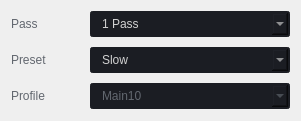
               <widget class="QWidget" name="layoutWidget_2">
                <property name="geometry">
                 <rect>
                  <x>480</x>
                  <y>140</y>
                  <width>301</width>
                  <height>121</height>
                 </rect>
                </property>
                <layout class="QHBoxLayout" name="horizontalLayout_6">
                 <item>
                  <layout class="QVBoxLayout" name="verticalLayout_7">
                   <property name="spacing">
                    <number>10</number>
                   </property>
                   <item>
                    <widget class="QLabel" name="label_credits_30">
                     <property name="minimumSize">
                      <size>
                       <width>0</width>
                       <height>26</height>
                      </size>
                     </property>
                     <property name="maximumSize">
                      <size>
                       <width>16777215</width>
                       <height>26</height>
                      </size>
                     </property>
                     <property name="styleSheet">
                      <string notr="true">color: rgb(98, 103, 111);</string>
                     </property>
                     <property name="text">
                      <string>Pass</string>
                     </property>
                    </widget>
                   </item>
                   <item>
                    <widget class="QLabel" name="label_credits_21">
                     <property name="minimumSize">
                      <size>
                       <width>0</width>
                       <height>26</height>
                      </size>
                     </property>
                     <property name="maximumSize">
                      <size>
                       <width>16777215</width>
                       <height>26</height>
                      </size>
                     </property>
                     <property name="styleSheet">
                      <string notr="true">color: rgb(98, 103, 111);</string>
                     </property>
                     <property name="text">
                      <string>Preset</string>
                     </property>
                    </widget>
                   </item>
                   <item>
                    <widget class="QLabel" name="label_credits_22">
                     <property name="minimumSize">
                      <size>
                       <width>0</width>
                       <height>26</height>
                      </size>
                     </property>
                     <property name="maximumSize">
                      <size>
                       <width>16777215</width>
                       <height>26</height>
                      </size>
                     </property>
                     <property name="styleSheet">
                      <string notr="true">color: rgb(98, 103, 111);</string>
                     </property>
                     <property name="text">
                      <string>Profile</string>
                     </property>
                    </widget>
                   </item>
                   <item>
                    <spacer name="verticalSpacer_6">
                     <property name="orientation">
                      <enum>Qt::Vertical</enum>
                     </property>
                     <property name="sizeHint" stdset="0">
                      <size>
                       <width>20</width>
                       <height>40</height>
                      </size>
                     </property>
                    </spacer>
                   </item>
                  </layout>
                 </item>
                 <item>
                  <layout class="QVBoxLayout" name="verticalLayout_8">
                   <property name="spacing">
                    <number>10</number>
                   </property>
                   <item>
                    <widget class="QComboBox" name="comboBox_pass">
                     <property name="enabled">
                      <bool>true</bool>
                     </property>
                     <property name="sizePolicy">
                      <sizepolicy hsizetype="Preferred" vsizetype="Fixed">
                       <horstretch>0</horstretch>
                       <verstretch>0</verstretch>
                      </sizepolicy>
                     </property>
                     <property name="minimumSize">
                      <size>
                       <width>200</width>
                       <height>26</height>
                      </size>
                     </property>
                     <property name="maximumSize">
                      <size>
                       <width>200</width>
                       <height>26</height>
                      </size>
                     </property>
                     <property name="contextMenuPolicy">
                      <enum>Qt::DefaultContextMenu</enum>
                     </property>
                     <property name="autoFillBackground">
                      <bool>false</bool>
                     </property>
                     <property name="styleSheet">
                      <string notr="true">QComboBox{
	color: rgb(210, 210, 210);
	background-color: rgb(27, 29, 35);
	border-radius: 3px;
	border: 2px solid rgb(27, 29, 35);
	padding: 3px;
	padding-left: 10px;
}
QComboBox:disabled{
	color: rgb(98, 103, 111);
	background-color: rgb(27, 29, 35);
	border-radius: 3px;
	border: 2px solid rgb(27, 29, 35);
	padding: 3px;
	padding-left: 10px;
}
QComboBox:hover{
	border: 2px solid rgb(64, 71, 88);
}
QComboBox::drop-down {
	subcontrol-origin: padding;
	subcontrol-position: top right;
	width: 25px; 
	border-left-width: 3px;
	border-left-color: rgba(39, 44, 54, 150);
	border-left-style: solid;
	border-top-right-radius: 3px;
	border-bottom-right-radius: 3px;	
	background-image: url(:/16x16/icons/16x16/cil-arrow-bottom.png);
	background-position: center;
	background-repeat: no-reperat;
 }
QComboBox QAbstractItemView {
	color: rgb(85, 170, 255);	
	background-color: rgb(27, 29, 35);
	padding: 10px;
	selection-background-color: rgb(39, 44, 54);
}</string>
                     </property>
                     <property name="maxCount">
                      <number>20</number>
                     </property>
                     <property name="insertPolicy">
                      <enum>QComboBox::InsertAtBottom</enum>
                     </property>
                     <property name="sizeAdjustPolicy">
                      <enum>QComboBox::AdjustToContentsOnFirstShow</enum>
                     </property>
                     <property name="iconSize">
                      <size>
                       <width>16</width>
                       <height>16</height>
                      </size>
                     </property>
                     <property name="placeholderText">
                      <string notr="true"/>
                     </property>
                     <property name="frame">
                      <bool>true</bool>
                     </property>
                     <item>
                      <property name="text">
                       <string>1 Pass</string>
                      </property>
                     </item>
                     <item>
                      <property name="text">
                       <string>2 Pass</string>
                      </property>
                     </item>
                    </widget>
                   </item>
                   <item>
                    <widget class="QComboBox" name="comboBox_preset">
                     <property name="enabled">
                      <bool>true</bool>
                     </property>
                     <property name="minimumSize">
                      <size>
                       <width>200</width>
                       <height>26</height>
                      </size>
                     </property>
                     <property name="maximumSize">
                      <size>
                       <width>200</width>
                       <height>26</height>
                      </size>
                     </property>
                     <property name="autoFillBackground">
                      <bool>false</bool>
                     </property>
                     <property name="styleSheet">
                      <string notr="true">QComboBox{
	color: rgb(210, 210, 210);
	background-color: rgb(27, 29, 35);
	border-radius: 3px;
	border: 2px solid rgb(27, 29, 35);
	padding: 3px;
	padding-left: 10px;
}
QComboBox:disabled{
	color: rgb(98, 103, 111);
	background-color: rgb(27, 29, 35);
	border-radius: 3px;
	border: 2px solid rgb(27, 29, 35);
	padding: 3px;
	padding-left: 10px;
}
QComboBox:hover{
	border: 2px solid rgb(64, 71, 88);
}
QComboBox::drop-down {
	subcontrol-origin: padding;
	subcontrol-position: top right;
	width: 25px; 
	border-left-width: 3px;
	border-left-color: rgba(39, 44, 54, 150);
	border-left-style: solid;
	border-top-right-radius: 3px;
	border-bottom-right-radius: 3px;	
	background-image: url(:/16x16/icons/16x16/cil-arrow-bottom.png);
	background-position: center;
	background-repeat: no-reperat;
 }
QComboBox QAbstractItemView {
	color: rgb(85, 170, 255);	
	background-color: rgb(27, 29, 35);
	padding: 10px;
	selection-background-color: rgb(39, 44, 54);
}</string>
                     </property>
                     <property name="currentIndex">
                      <number>6</number>
                     </property>
                     <property name="maxCount">
                      <number>20</number>
                     </property>
                     <property name="iconSize">
                      <size>
                       <width>16</width>
                       <height>16</height>
                      </size>
                     </property>
                     <property name="placeholderText">
                      <string notr="true"/>
                     </property>
                     <property name="frame">
                      <bool>true</bool>
                     </property>
                     <item>
                      <property name="text">
                       <string>Ultrafast</string>
                      </property>
                     </item>
                     <item>
                      <property name="text">
                       <string>Superfast</string>
                      </property>
                     </item>
                     <item>
                      <property name="text">
                       <string>Veryfast</string>
                      </property>
                     </item>
                     <item>
                      <property name="text">
                       <string>Faster</string>
                      </property>
                     </item>
                     <item>
                      <property name="text">
                       <string>Fast</string>
                      </property>
                     </item>
                     <item>
                      <property name="text">
                       <string>Medium</string>
                      </property>
                     </item>
                     <item>
                      <property name="text">
                       <string>Slow</string>
                      </property>
                     </item>
                     <item>
                      <property name="text">
                       <string>Slower</string>
                      </property>
                     </item>
                     <item>
                      <property name="text">
                       <string>Very slow</string>
                      </property>
                     </item>
                    </widget>
                   </item>
                   <item>
                    <widget class="QComboBox" name="comboBox_profile">
                     <property name="enabled">
                      <bool>false</bool>
                     </property>
                     <property name="minimumSize">
                      <size>
                       <width>200</width>
                       <height>26</height>
                      </size>
                     </property>
                     <property name="maximumSize">
                      <size>
                       <width>200</width>
                       <height>26</height>
                      </size>
                     </property>
                     <property name="autoFillBackground">
                      <bool>false</bool>
                     </property>
                     <property name="styleSheet">
                      <string notr="true">QComboBox{
	color: rgb(210, 210, 210);
	background-color: rgb(27, 29, 35);
	border-radius: 3px;
	border: 2px solid rgb(27, 29, 35);
	padding: 3px;
	padding-left: 10px;
}
QComboBox:disabled{
	color: rgb(98, 103, 111);
	background-color: rgb(27, 29, 35);
	border-radius: 3px;
	border: 2px solid rgb(27, 29, 35);
	padding: 3px;
	padding-left: 10px;
}
QComboBox:hover{
	border: 2px solid rgb(64, 71, 88);
}
QComboBox::drop-down {
	subcontrol-origin: padding;
	subcontrol-position: top right;
	width: 25px; 
	border-left-width: 3px;
	border-left-color: rgba(39, 44, 54, 150);
	border-left-style: solid;
	border-top-right-radius: 3px;
	border-bottom-right-radius: 3px;	
	background-image: url(:/16x16/icons/16x16/cil-arrow-bottom.png);
	background-position: center;
	background-repeat: no-reperat;
 }
QComboBox QAbstractItemView {
	color: rgb(85, 170, 255);	
	background-color: rgb(27, 29, 35);
	padding: 10px;
	selection-background-color: rgb(39, 44, 54);
}</string>
                     </property>
                     <property name="editable">
                      <bool>false</bool>
                     </property>
                     <property name="currentIndex">
                      <number>2</number>
                     </property>
                     <property name="maxCount">
                      <number>20</number>
                     </property>
                     <property name="iconSize">
                      <size>
                       <width>16</width>
                       <height>16</height>
                      </size>
                     </property>
                     <property name="placeholderText">
                      <string notr="true"/>
                     </property>
                     <property name="frame">
                      <bool>true</bool>
                     </property>
                     <item>
                      <property name="text">
                       <string>High</string>
                      </property>
                     </item>
                     <item>
                      <property name="text">
                       <string>Main</string>
                      </property>
                     </item>
                     <item>
                      <property name="text">
                       <string>Main10</string>
                      </property>
                     </item>
                     <item>
                      <property name="text">
                       <string>2</string>
                      </property>
                     </item>
                     <item>
                      <property name="text">
                       <string>3</string>
                      </property>
                     </item>
                     <item>
                      <property name="text">
                       <string>4</string>
                      </property>
                     </item>
                     <item>
                      <property name="text">
                       <string>dnxhr_hqx</string>
                      </property>
                     </item>
                     <item>
                      <property name="text">
                       <string>Auto</string>
                      </property>
                     </item>
                    </widget>
                   </item>
                   <item>
                    <spacer name="verticalSpacer_5">
                     <property name="orientation">
                      <enum>Qt::Vertical</enum>
                     </property>
                     <property name="sizeHint" stdset="0">
                      <size>
                       <width>20</width>
                       <height>40</height>
                      </size>
                     </property>
                    </spacer>
                   </item>
                  </layout>
                 </item>
                </layout>
               </widget>
